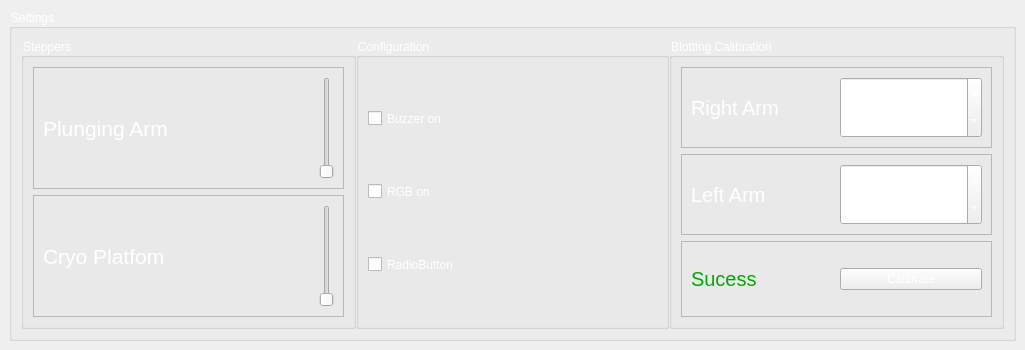
            <widget class="QWidget" name="page_settings">
             <layout class="QVBoxLayout" name="verticalLayout_9">
              <property name="spacing">
               <number>6</number>
              </property>
              <property name="leftMargin">
               <number>9</number>
              </property>
              <property name="topMargin">
               <number>9</number>
              </property>
              <property name="rightMargin">
               <number>9</number>
              </property>
              <property name="bottomMargin">
               <number>9</number>
              </property>
              <item>
               <widget class="QGroupBox" name="settings_box">
                <property name="styleSheet">
                 <string notr="true">color: rgb(255, 255, 255)</string>
                </property>
                <property name="title">
                 <string>Settings</string>
                </property>
                <layout class="QHBoxLayout" name="horizontalLayout_3">
                 <item>
                  <layout class="QHBoxLayout" name="horizontalLayout_8">
                   <property name="spacing">
                    <number>0</number>
                   </property>
                   <item>
                    <widget class="QGroupBox" name="stepper_box">
                     <property name="title">
                      <string>Steppers</string>
                     </property>
                     <layout class="QVBoxLayout" name="verticalLayout_11">
                      <item>
                       <widget class="QFrame" name="frame_13">
                        <property name="minimumSize">
                         <size>
                          <width>311</width>
                          <height>76</height>
                         </size>
                        </property>
                        <property name="frameShape">
                         <enum>QFrame::StyledPanel</enum>
                        </property>
                        <property name="frameShadow">
                         <enum>QFrame::Raised</enum>
                        </property>
                        <layout class="QHBoxLayout" name="horizontalLayout_18">
                         <item>
                          <widget class="QLabel" name="plunging_lable">
                           <property name="font">
                            <font>
                             <family>Arial</family>
                             <pointsize>16</pointsize>
                            </font>
                           </property>
                           <property name="text">
                            <string>Plunging Arm</string>
                           </property>
                          </widget>
                         </item>
                         <item>
                          <widget class="QSlider" name="plunging_slider">
                           <property name="orientation">
                            <enum>Qt::Vertical</enum>
                           </property>
                          </widget>
                         </item>
                        </layout>
                       </widget>
                      </item>
                      <item>
                       <widget class="QFrame" name="frame_12">
                        <property name="minimumSize">
                         <size>
                          <width>311</width>
                          <height>76</height>
                         </size>
                        </property>
                        <property name="frameShape">
                         <enum>QFrame::StyledPanel</enum>
                        </property>
                        <property name="frameShadow">
                         <enum>QFrame::Raised</enum>
                        </property>
                        <layout class="QHBoxLayout" name="horizontalLayout_19">
                         <item>
                          <widget class="QLabel" name="cryo_lable">
                           <property name="font">
                            <font>
                             <family>Arial</family>
                             <pointsize>16</pointsize>
                            </font>
                           </property>
                           <property name="text">
                            <string>Cryo Platfom</string>
                           </property>
                          </widget>
                         </item>
                         <item>
                          <widget class="QSlider" name="cryo_slider">
                           <property name="orientation">
                            <enum>Qt::Vertical</enum>
                           </property>
                          </widget>
                         </item>
                        </layout>
                       </widget>
                      </item>
                     </layout>
                    </widget>
                   </item>
                   <item>
                    <widget class="QGroupBox" name="data_box">
                     <property name="title">
                      <string>Configuration</string>
                     </property>
                     <layout class="QGridLayout" name="gridLayout_7">
                      <item row="0" column="0">
                       <widget class="QCheckBox" name="buzzer_button">
                        <property name="minimumSize">
                         <size>
                          <width>289</width>
                          <height>31</height>
                         </size>
                        </property>
                        <property name="text">
                         <string>Buzzer on</string>
                        </property>
                       </widget>
                      </item>
                      <item row="1" column="0">
                       <widget class="QCheckBox" name="checkBox_3">
                        <property name="minimumSize">
                         <size>
                          <width>0</width>
                          <height>31</height>
                         </size>
                        </property>
                        <property name="text">
                         <string>RGB on</string>
                        </property>
                       </widget>
                      </item>
                      <item row="2" column="0">
                       <widget class="QCheckBox" name="checkBox">
                        <property name="minimumSize">
                         <size>
                          <width>0</width>
                          <height>31</height>
                         </size>
                        </property>
                        <property name="text">
                         <string>RadioButton</string>
                        </property>
                       </widget>
                      </item>
                     </layout>
                    </widget>
                   </item>
                   <item>
                    <widget class="QGroupBox" name="blotting_box_3">
                     <property name="title">
                      <string>Blotting Calibration</string>
                     </property>
                     <layout class="QVBoxLayout" name="verticalLayout_10">
                      <item>
                       <widget class="QFrame" name="frame_9">
                        <property name="minimumSize">
                         <size>
                          <width>311</width>
                          <height>76</height>
                         </size>
                        </property>
                        <property name="frameShape">
                         <enum>QFrame::StyledPanel</enum>
                        </property>
                        <property name="frameShadow">
                         <enum>QFrame::Raised</enum>
                        </property>
                        <layout class="QHBoxLayout" name="horizontalLayout_15">
                         <item>
                          <widget class="QLabel" name="label_10">
                           <property name="minimumSize">
                            <size>
                             <width>121</width>
                             <height>41</height>
                            </size>
                           </property>
                           <property name="font">
                            <font>
                             <pointsize>15</pointsize>
                            </font>
                           </property>
                           <property name="text">
                            <string>Right Arm</string>
                           </property>
                          </widget>
                         </item>
                         <item>
                          <widget class="QDoubleSpinBox" name="calib_right">
                           <property name="minimumSize">
                            <size>
                             <width>121</width>
                             <height>61</height>
                            </size>
                           </property>
                           <property name="suffix">
                            <string/>
                           </property>
                           <property name="decimals">
                            <number>0</number>
                           </property>
                           <property name="minimum">
                            <double>-100.000000000000000</double>
                           </property>
                           <property name="maximum">
                            <double>100.000000000000000</double>
                           </property>
                           <property name="value">
                            <double>0.000000000000000</double>
                           </property>
                          </widget>
                         </item>
                        </layout>
                       </widget>
                      </item>
                      <item>
                       <widget class="QFrame" name="frame_10">
                        <property name="minimumSize">
                         <size>
                          <width>311</width>
                          <height>76</height>
                         </size>
                        </property>
                        <property name="frameShape">
                         <enum>QFrame::StyledPanel</enum>
                        </property>
                        <property name="frameShadow">
                         <enum>QFrame::Raised</enum>
                        </property>
                        <layout class="QHBoxLayout" name="horizontalLayout_16">
                         <item>
                          <widget class="QLabel" name="label_11">
                           <property name="minimumSize">
                            <size>
                             <width>111</width>
                             <height>41</height>
                            </size>
                           </property>
                           <property name="font">
                            <font>
                             <pointsize>15</pointsize>
                            </font>
                           </property>
                           <property name="text">
                            <string>Left Arm</string>
                           </property>
                          </widget>
                         </item>
                         <item>
                          <widget class="QDoubleSpinBox" name="calib_left">
                           <property name="minimumSize">
                            <size>
                             <width>121</width>
                             <height>61</height>
                            </size>
                           </property>
                           <property name="decimals">
                            <number>0</number>
                           </property>
                           <property name="minimum">
                            <double>-100.000000000000000</double>
                           </property>
                          </widget>
                         </item>
                        </layout>
                       </widget>
                      </item>
                      <item>
                       <widget class="QFrame" name="frame_11">
                        <property name="minimumSize">
                         <size>
                          <width>311</width>
                          <height>76</height>
                         </size>
                        </property>
                        <property name="frameShape">
                         <enum>QFrame::StyledPanel</enum>
                        </property>
                        <property name="frameShadow">
                         <enum>QFrame::Raised</enum>
                        </property>
                        <layout class="QHBoxLayout" name="horizontalLayout_17">
                         <item>
                          <widget class="QLabel" name="calib_sucess_label">
                           <property name="font">
                            <font>
                             <pointsize>15</pointsize>
                            </font>
                           </property>
                           <property name="styleSheet">
                            <string notr="true">color: rgb(0, 170, 0);</string>
                           </property>
                           <property name="text">
                            <string>Sucess</string>
                           </property>
                          </widget>
                         </item>
                         <item>
                          <widget class="QPushButton" name="calib_save_button">
                           <property name="text">
                            <string>Calibrate</string>
                           </property>
                          </widget>
                         </item>
                        </layout>
                       </widget>
                      </item>
                     </layout>
                    </widget>
                   </item>
                  </layout>
                 </item>
                </layout>
               </widget>
              </item>
             </layout>
            </widget>
